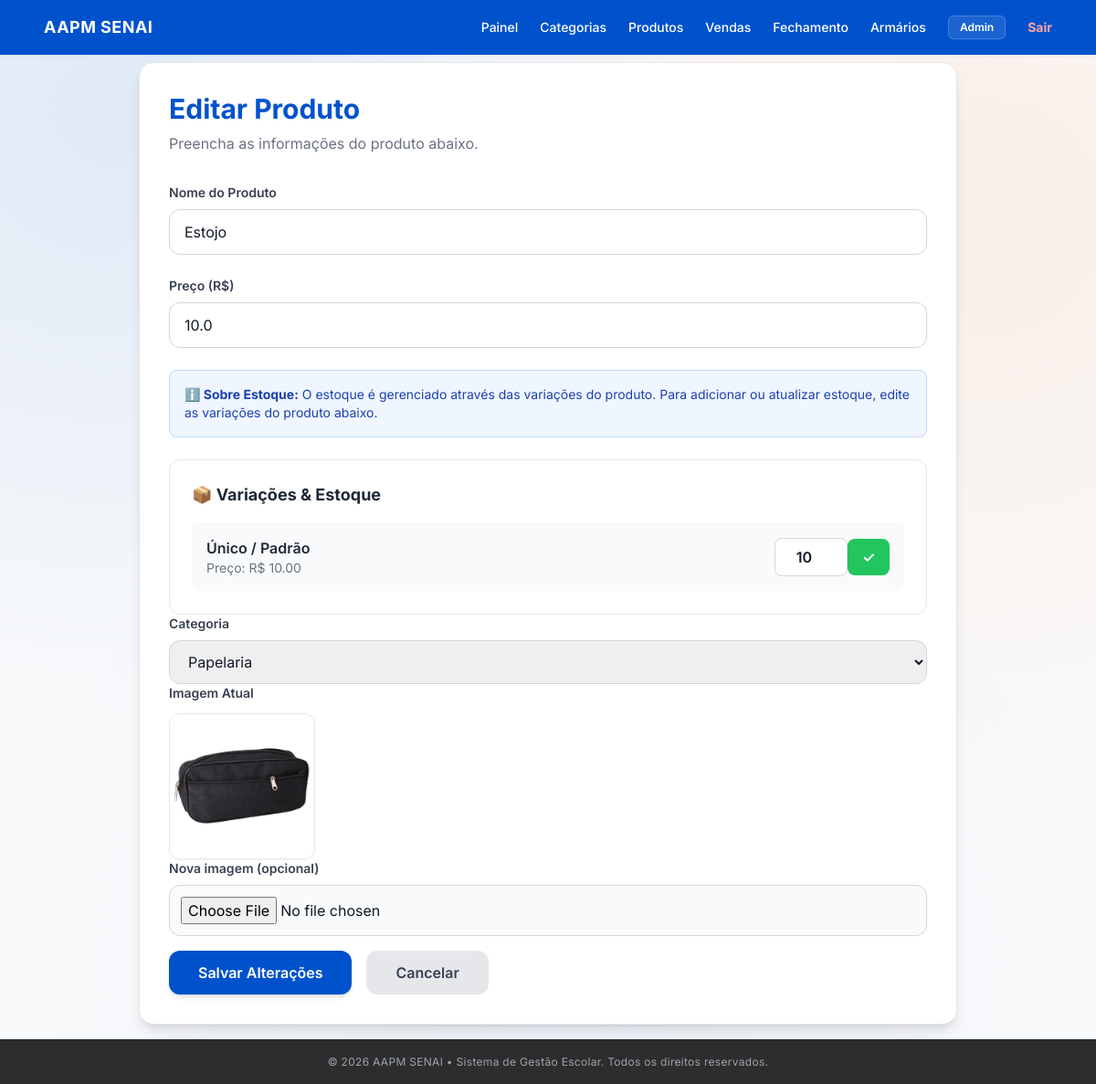
/produtos/5/editar (signed in), run on an earlier commit of the app's database.
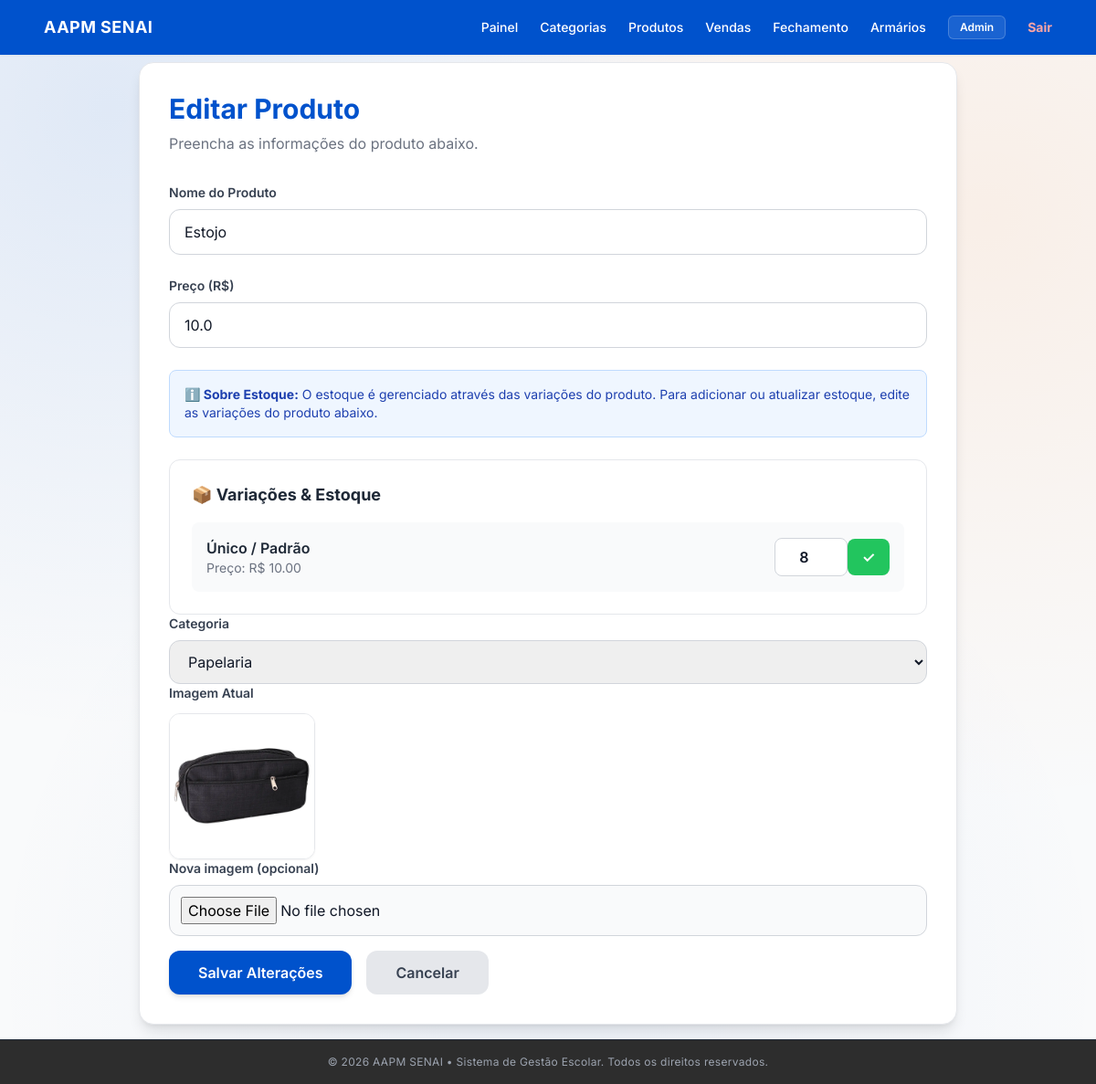
And on a later commit of the database.
### app/models/produto_variacao_model.py (models this page shows, shortened)
class ProdutoVariacao(Base):
    __tablename__ = "produto_variacoes"
    __table_args__ = (
        UniqueConstraint("produto_id", "tamanho", "cor", name="uq_variacao_produto_tamanho_cor"),
    )
    id            = Column(Integer, primary_key=True, autoincrement=True, index=True)
    produto_id    = Column(Integer, ForeignKey("produtos.id", ondelete="CASCADE"), nullable=False)
    tamanho       = Column(String(20), nullable=False)
    cor           = Column(String(50), nullable=False)
    sku           = Column(String(50), nullable=True, unique=True)
    preco         = Column(Float, nullable=True)  # se None, usa o preço base do produto
    estoque_atual = Column(Integer, nullable=False, default=0)
    ativo         = Column(Boolean, default=True)
    produto = relationship("Produto", back_populates="variacoes")

### app/controllers/produto_controller.py (the view)
@router.get("/{prod_id}/editar")
def form_editar_produto(
    prod_id: int,
    request: Request,
    db: Session = Depends(get_db),
    admin=Depends(require_admin)
):
    produto = (
        db.query(Produto)
        .filter(
            Produto.id == prod_id
        )
        .first()
    )
    categorias = (
        db.query(Categoria)
        .filter(
            Categoria.ativo == True
        )
        .order_by(
            Categoria.nome
        )
        .all()
    )
    return templates.TemplateResponse(
        request,
        "produtos/form.html",
        {
            "request": request,
            "usuario": admin,
            "editando": produto,
            "categorias": categorias,
        }
    )

### app/templates/produtos/form.html (shortened to what the changed rows need)
{% extends "base.html" %}
{% block conteudo %}
<div class="max-w-4xl mx-auto">
    <div class="bg-white rounded-2xl shadow-lg border border-gray-200 p-8">
        <div class="mb-8">
            <h1 class="text-3xl font-bold text-[#0052cc]">
                {{ "Editar Produto" if editando else "Cadastrar Produto" }}
            </h1>
        </div>
        <form
            action="{{ '/produtos/' + editando.id|string + '/editar' if editando else '/produtos/novo' }}"
            method="post"
            enctype="multipart/form-data"
            class="space-y-6"
        >
            {% if editando and editando.variacoes %}
            <div class="bg-white border border-gray-200 rounded-xl p-6">
                <div class="space-y-3">
                    {% for variacao in editando.variacoes %}
                    <div class="flex items-center justify-between bg-gray-50 p-4 rounded-lg">
                        <div class="flex-1">
                            <p class="font-semibold text-gray-800">{{ variacao.descricao }}</p>
                            <p class="text-sm text-gray-500">Preço: R$ {{ "%.2f"|format(variacao.preco_efetivo) }}</p>
                        </div>
                        <form action="/produtos/{{ editando.id }}/variacao/{{ variacao.id }}/estoque" method="post" class="flex items-center gap-2">
                            <input
                                type="number"
                                name="estoque_atual"
                                value="{{ variacao.estoque_atual }}"
                                min="0"
                                class="w-20 border border-gray-300 rounded-lg px-3 py-2 text-center font-semibold focus:ring-2 focus:ring-blue-500 focus:outline-none"
                            >
                            <button type="submit" class="bg-green-500 hover:bg-green-600 text-white font-bold px-4 py-2 rounded-lg transition">✓</button>
                        </form>
                    </div>
                    {% endfor %}
                </div>
            </div>
            {% endif %}
        </form>
    </div>
</div>
{% endblock conteudo %}

What changed in the data, as far as the page shows it:
changed ProdutoVariacao "Único / Padrão": estoque_atual "10" → "8"
